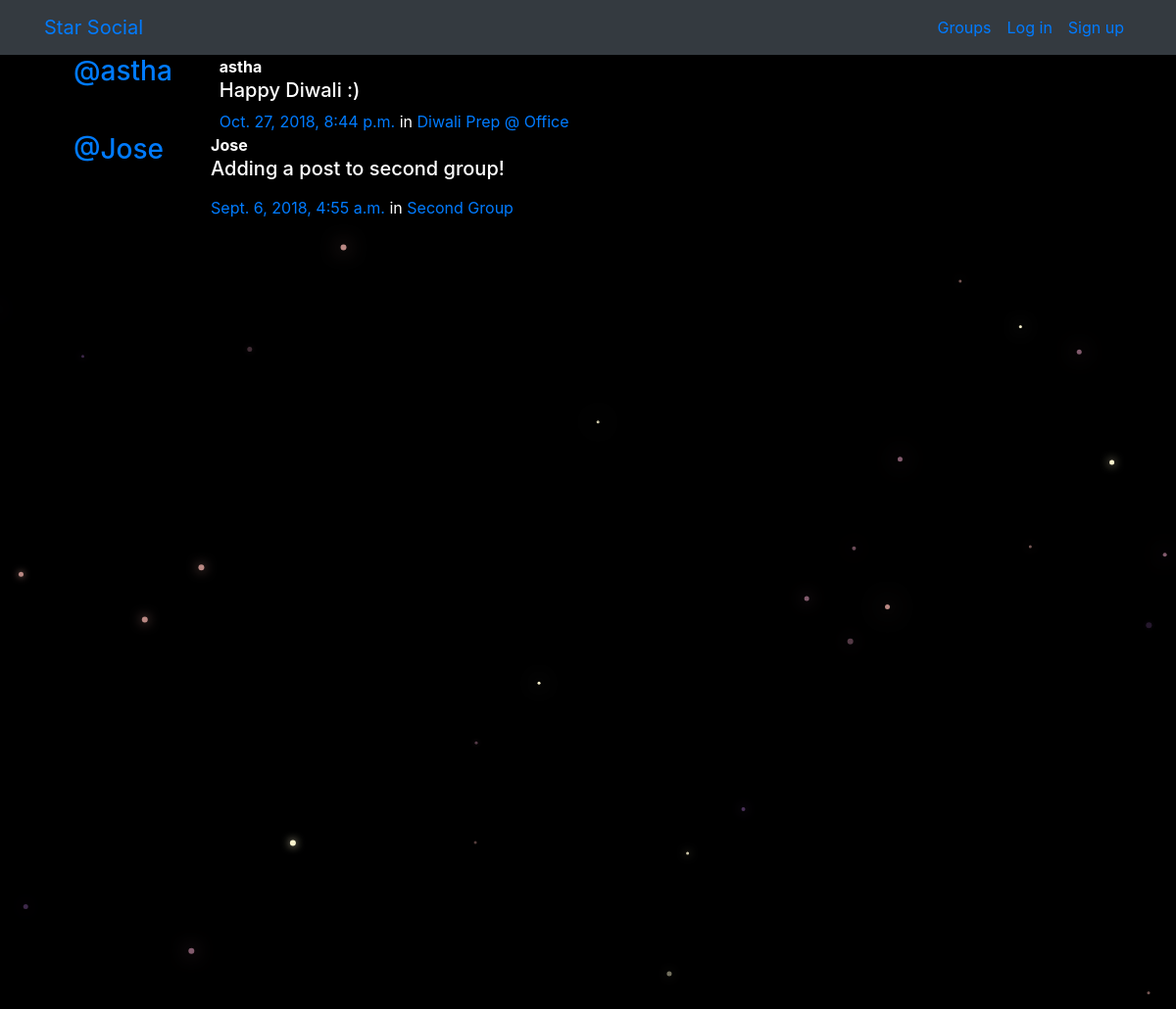
/posts/, run on the app's committed database.
### posts/models.py (models this page shows, shortened)
class Post(models.Model):
    user = models.ForeignKey(User, related_name="posts",on_delete=models.CASCADE)
    created_at = models.DateTimeField(auto_now=True)
    message = models.TextField()
    message_html = models.TextField(editable=False)
    group = models.ForeignKey(Group, related_name="posts",null=True, blank=True,on_delete=models.CASCADE)
    class Meta:
        ordering = ["-created_at"]

### groups/models.py (models this page shows, shortened)
class Group(models.Model):
    name = models.CharField(max_length=255, unique=True)
    slug = models.SlugField(allow_unicode=True, unique=True)
    description = models.TextField(blank=True, default='')
    description_html = models.TextField(editable=False, default='', blank=True)
    members = models.ManyToManyField(User,through="GroupMember")
    class Meta:
        ordering = ["name"]

### posts/views.py (the view)
# urls.py: path('', views.PostList.as_view(), name="all"),
class PostList(SelectRelatedMixin, generic.ListView):
    model = models.Post
    select_related = ("user", "group")

### posts/templates/posts/post_list.html (shortened to what this page needs)
{% extends "posts/post_base.html" %}
{% load humanize %}
{% block post_content %}
<div class="col-md-8">
	{% for post in post_list %}
  {% include "posts/_post.html" %}
	{% endfor %}
</div>
{% endblock %}

### posts/templates/posts/_post.html (shortened to what this page needs)
<div class="media">
	<h3 class="mr-5"><a href="{% url 'posts:for_user' username=post.user.username %}">@{{ post.user.username }}</a></h3>
	<div class="media-body">
		<strong>{{ post.user.username }}</strong>
		<h5>{{ post.message_html|safe }}</h5>
			<time class="time"><a href="{% url 'posts:single' username=post.user.username pk=post.pk %}">{{ post.created_at }}</a></time>
			{% if post.group %}
			<span class="group-name">in <a href="#">{{ post.group.name }}</a></span>
			{% endif %}
	</div>
</div>

### static/simplesocial/css/master.css (style rules this page uses)
body { margin: 0; overflow: hidden; background-color: black; color:white; }

### data on the page
Post: user.username "astha", message_html "Happy Diwali :)", created_at "Oct. 27, 2018, 8:44 p.m.", group.name "Diwali Prep @ Office"
Post: user.username "Jose", message_html "Adding a post to second group!", created_at "Sept. 6, 2018, 4:55 a.m.", group.name "Second Group"
